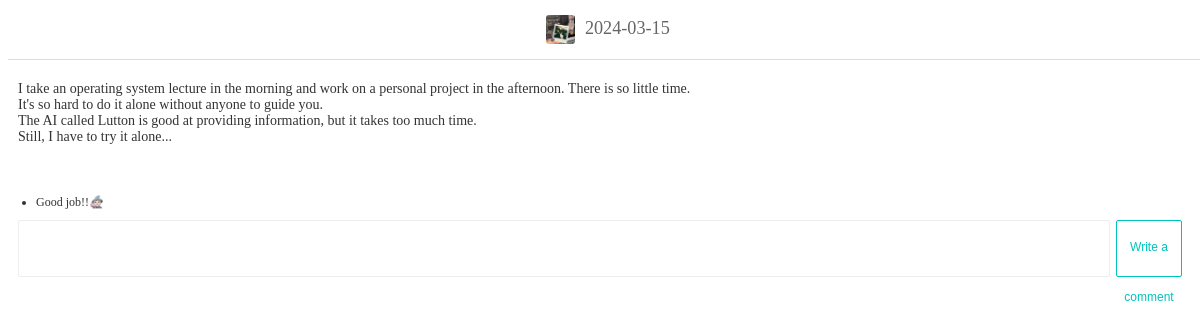
The app's page /posts/1/ with its own data.
### blog/models.py (models this page shows, shortened)
class Post(models.Model):
    title = models.CharField("title", max_length=100)
    content = models.TextField("content")
    thumbnail = models.ImageField("thumbnail img", upload_to="post", blank=True)

class Comment(models.Model):
    post = models.ForeignKey(Post, on_delete=models.CASCADE)
    content = models.TextField("comment")

### blog/views.py (the view)
# urls.py: path("posts/<int:post_id>/", post_detail),
def post_detail(request, post_id):
    post = Post.objects.get(id=post_id)
    comments = Comment.objects.filter(post=post)  # 현재 포스트에 대한 댓글만 조회
    if request.method == "POST":
        comment_content = request.POST["comment"]
        Comment.objects.create(
            post=post,
            content=comment_content,
        )
    context = {
        "post": post,
        "comments": comments,
    }
    return render(request, "post_detail.html", context)

### templates/post_detail.html (shortened to what this page needs)
{% load static %}
<!DOCTYPE html>
<html lang="en">
  <head>
    <link rel="stylesheet" href="{% static 'css/style.css' %}" />
  </head>
  <body>
    <div id="navbar">
      {% if post.thumbnail %}
      <img src="{{ post.thumbnail.url}}" />
      {% endif %}
      <span>{{ post.title }}</span>
    </div>
    <div id="post-detail">
      <p>{{ post.content |linebreaksbr }}</p>
      <ul class="comments">
        {% for comment in comments %}
        <li class="comment">{{ comment.content }}</li>
        {% empty %}
        <li class="comment-empty">No comments yet</li>
        {% endfor %}
      </ul>
      <form method="POST">
        <textarea name="comment"></textarea>
        <button type="submit" class="btn btn-primary">Write a comment</button>
      </form>
    </div>
  </body>
</html>

### static/css/style.css (style rules this page uses)
ul, ol { list-style: none; padding: 0; margin: 0; }
html { margin: 100; font-family: "Noto Sans KR", serif; font-weight: 300; font-size: 14px; color: #333; height: 100%; }
body { margin: 50; height: 100%; }
#navbar { position: fixed; top: 0; width: 100%; z-index: 999; display: flex; flex-direction: row; flex-wrap: nowrap; justify-content: center; align-items: center; background-color: rgba(255, 255, 255, 0.9); color: #666; font-size: 1.3rem; height: 59px; border-bottom: 1px solid #ddd; }
#navbar > span { margin-top: -2px; }
#navbar img { height: 29.5px; border-radius: 3px; margin-right: 10px; }
.btn { width: 66px; height: 30px; line-height: 25px; background-color: #fff; border-radius: 15px; transition-duration: 0.3s; transition-timing-function: ease; font-size: 12px; cursor: pointer; text-align: center; }
.btn-primary { border: 1px solid #00c3bd; color: #00c3bd; }
ul.comments { margin-top: 50px; font-size: 12px; }
ul.comments > li.comment { list-style: disc; margin-left: 1.5em; }
#post-detail { padding: 59px 10px; }
#post-detail > form { width: 100%; margin-top: 10px; display: flex; }
#post-detail > form > textarea { border: 1px solid #eee; padding: 10px; box-sizing: border-box; resize: none; border-radius: 2px; flex-grow: 1; margin-right: 6px; }
#post-detail > form > button { height: 57px; line-height: 50px; border-radius: 2px; }

### records on screen
Post: thumbnail (picture), title "2024-03-15", content "I take an operating system lecture in the morning and work on a personal project in the afternoon. There is so little time. It's so hard to do it alone without anyone to guide you. The AI called Lutton is good at providing information, but it takes too much time. Still, I have to try it alone..."
Comment: content "Good job!!🧙🏻‍♀️"
